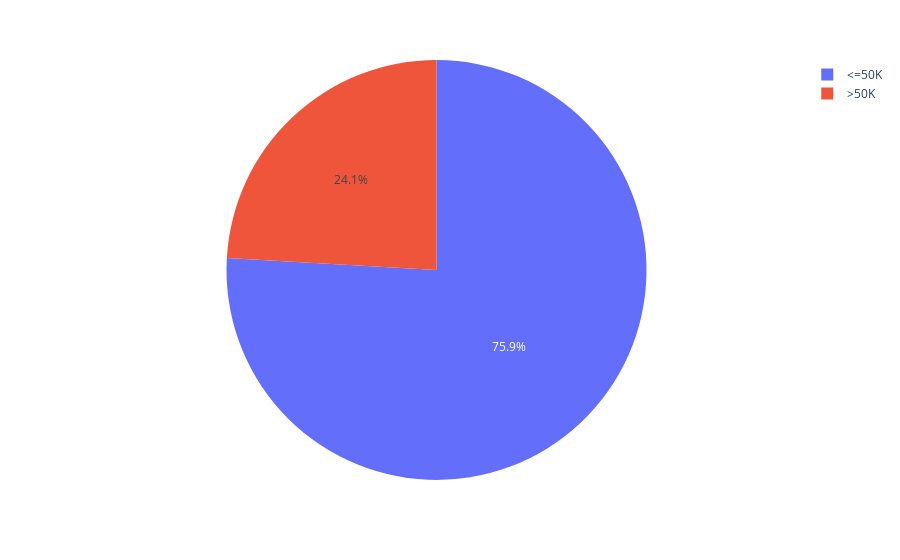

Notebook source saved alongside this figure:
### Code cell
pie_data = df['salary'].value_counts()
px.pie(pie_data, values=pie_data.values, names=pie_data.index)

### Figure 1 — Plotly figure (JSON) as saved in the notebook; plotly's stock layout.template omitted (floating-point values rounded to 4 significant figures)
{"data": [{"domain": {"x": [0, 1], "y": [0, 1]}, "hovertemplate": "index=%{label}<br>value=%{value}<extra></extra>", "labels": ["<=50K", ">50K"], "legendgroup": "", "name": "", "showlegend": true, "type": "pie", "values": [24720, 7841]}], "layout": {"legend": {"tracegroupgap": 0}, "margin": {"t": 60}}}
